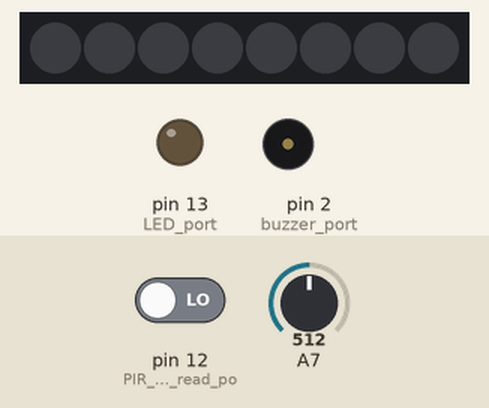
This sketch was run on a simulated Arduino Uno, built with avr-gcc and run on an emulated ATmega328P. Parts: 8 RGB LEDs in strip order, left to right, output pins drawn as LEDs (lit = HIGH), buzzer (waves = sounding, pin HIGH). Dashed ring = blinking. The test bench sets the inputs (shaded band); at power-on: pin 12 (PIR_motion_sensor_read_po) LOW, A7 = 512.

Above: at 2.2 s.
2.3 s: pin 12 (PIR_motion_sensor_read_po) driven HIGH
At 2.9 s:
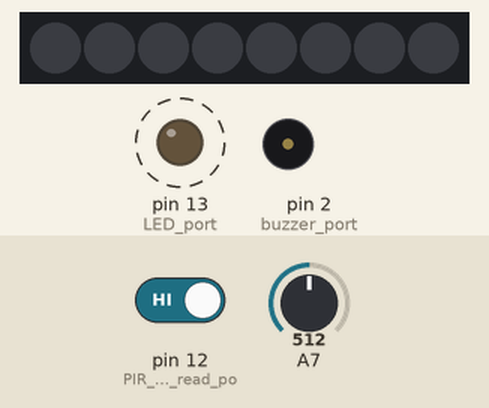
5.3 s: A7 set to 56
6.8 s: A7 set to 44
At 7.5 s:
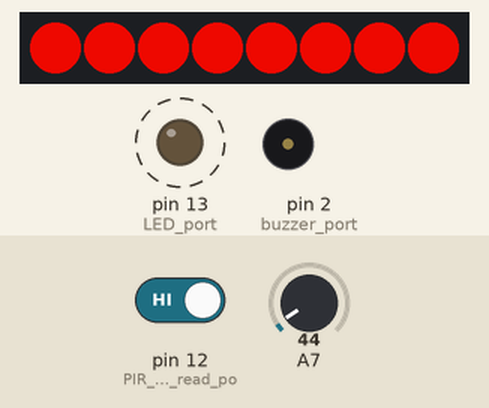
9.1 s: A7 set to 613
10.6 s: A7 set to 648
At 11.0 s:
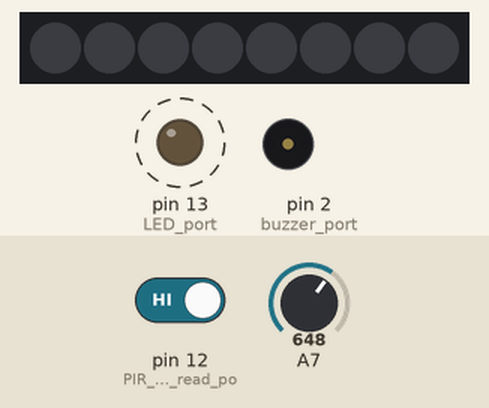
13.1 s: A7 set to 40
At 13.6 s:
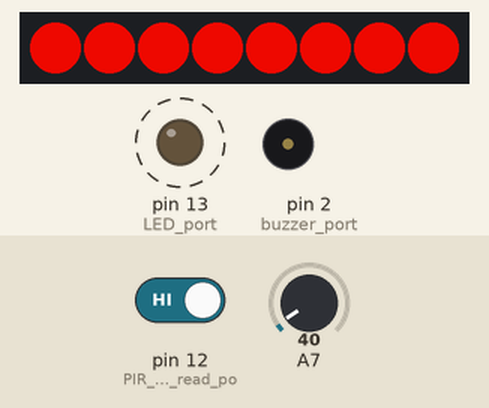
Timing chart, 0 to 16.7 s (numbered marks = the images above; inputs shaded):
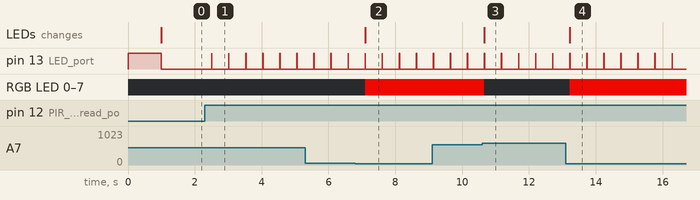

Measured:
- the behaviour switches between 51 and 50 on A7 (found by bisection; images 1 and 2)
- the behaviour switches between 630 and 631 on A7 (found by bisection; images 2 and 3)
- after the input at 2.3 s, pin 13 (LED_port): alternates HIGH for 0.01 s and LOW for 0.50 s, starting after 0.20 s
- after the input at 6.8 s, RGB LED 0–7: off → RGB(200, 7, 0) after 0.30 s; the LEDs: change after 0.30 s (image 2)
- after the input at 10.6 s, RGB LED 0–7: RGB(200, 7, 0) → off after 0.07 s; the LEDs: change after 0.07 s (image 3)
- after the input at 13.1 s, RGB LED 0–7: off → RGB(200, 7, 0) after 0.12 s; the LEDs: change after 0.12 s (image 4)

The sketch:

Raspinightperso.ino
```cpp
#include<FastLED.h>
#define NUM_LEDS 8
#define DATA_PIN 7
#define CLOCK_PIN 5
int pir = 0;
int ldr = 0;
int white_bright = 200;       // default brightness for white (0-255)
int r_bright = 255;
int g_bright = 10;
int b_bright = 0;
int buzz_disable = 1;         // change to 1 to switch off initial buzzer
int compteur = 0;
int ledstatus = 0;

CRGBArray<NUM_LEDS> leds;

void setup() {
  FastLED.addLeds<APA102, DATA_PIN, CLOCK_PIN, BGR, DATA_RATE_MHZ(12)>(leds, NUM_LEDS);
  FastLED.setBrightness(white_bright); // Global Brightness setting max 255

  pinMode(12, INPUT);         // PIR motion sensor read port
  pinMode(2, OUTPUT);         // buzzer port
  pinMode(13, OUTPUT);        // LED port
  if (buzz_disable == 0) {
     digitalWrite(2, HIGH);   // buzzer ON, if not disabled
  }
  digitalWrite(13, HIGH);     // PIR LED ON
  delay(1000);
  digitalWrite(2, LOW);       // buzzer OFF
  digitalWrite(13, LOW);      // PIR LED OFF
}

void loop() {
      pir = digitalRead(12);
      ldr = analogRead(7);  // read light sensor (0 = very dark, 1023 = very bright)

      if (ldr > 630 && ledstatus == 1){  // LEDs off if light go on  (630 is the value when the LED's are on at 200 of brightness with 255,10,0 for the colors
        compteur = 0;
      }
      if (ldr > 50 && ledstatus == 0){ // Don't put the LED on if light go off
        compteur = 0;
      }
      if (compteur == 0){
          FastLED.clear();                       // reset LEDs to 0,0,0
          FastLED.show();                        // lights off
      }
      if (compteur > 0 && ldr <= 50) {
        digitalWrite(13, LOW);
        for(int i=0; i<NUM_LEDS; i++){
            leds[i].setRGB(r_bright, g_bright, b_bright);
        }
        FastLED.show();
        ledstatus = 1;
      }
      if (pir == 1){
        digitalWrite(13, HIGH);
        delay(10);                            // Delay so when dark the LED will flash on for 0.1s
        digitalWrite(13, LOW);
        compteur = 100;
      }
      else{
       // digitalWrite(13, LOW);
        compteur--;
      }
      delay(500);
}
```
